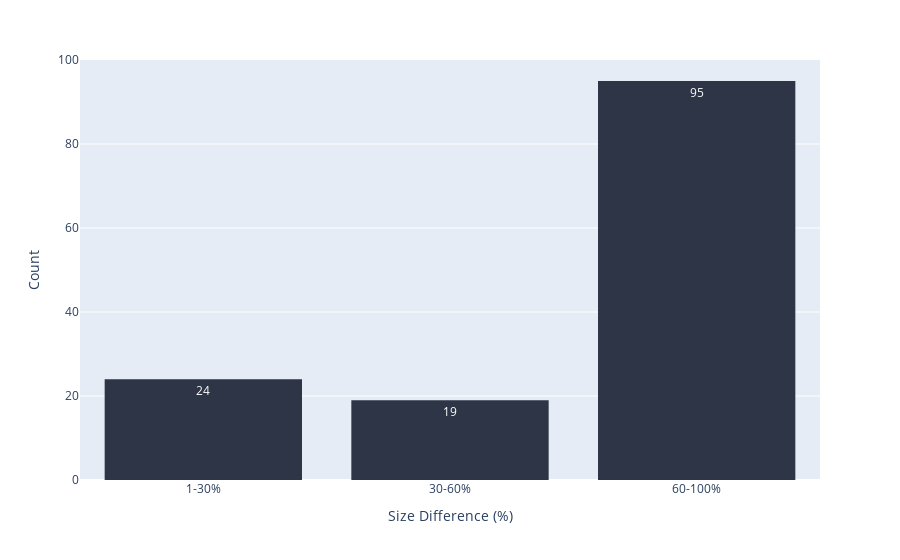

Source (notebook cell):
### Markdown cell above
## Histogram of "Size Difference (%)"

### Code cell
bins = [0, 30, 60, 100]
labels = ['1-30%', '30-60%', '60-100%']
potential_duplicates_df_based_on_name['Binned Size Difference'] = pd.cut(potential_duplicates_df_based_on_name['Size Difference (%)'], bins=bins, labels=labels, include_lowest=True)

fig = px.histogram(potential_duplicates_df_based_on_name, x='Binned Size Difference',
                   text_auto=True,
                   category_orders={'Binned Size Difference': ['1-30%', '30-60%', '60-100%']},
                   color_discrete_sequence=['#2d3546'] 
                   )

fig.update_layout(
    xaxis_title="Size Difference (%)",
    yaxis_title="Count",
)

fig.show()

### Figure 1 — Plotly figure (JSON) as saved in the notebook; plotly's stock layout.template omitted (floating-point values rounded to 4 significant figures; data arrays with more than 128 entries replaced by an {"elided": "..."} marker saying what was removed)
{"data": [{"alignmentgroup": "True", "bingroup": "x", "hovertemplate": "Binned Size Difference=%{x}<br>count=%{y}<extra></extra>", "legendgroup": "", "marker": {"color": "#2d3546", "pattern": {"shape": ""}}, "name": "", "offsetgroup": "", "orientation": "v", "showlegend": false, "texttemplate": "%{value}", "type": "histogram", "x": {"elided": "138 str values"}, "xaxis": "x", "yaxis": "y"}], "layout": {"barmode": "relative", "legend": {"tracegroupgap": 0}, "margin": {"t": 60}, "xaxis": {"anchor": "y", "categoryarray": ["1-30%", "30-60%", "60-100%"], "categoryorder": "array", "domain": [0, 1], "title": {"text": "Size Difference (%)"}}, "yaxis": {"anchor": "x", "domain": [0, 1], "title": {"text": "Count"}}}}
